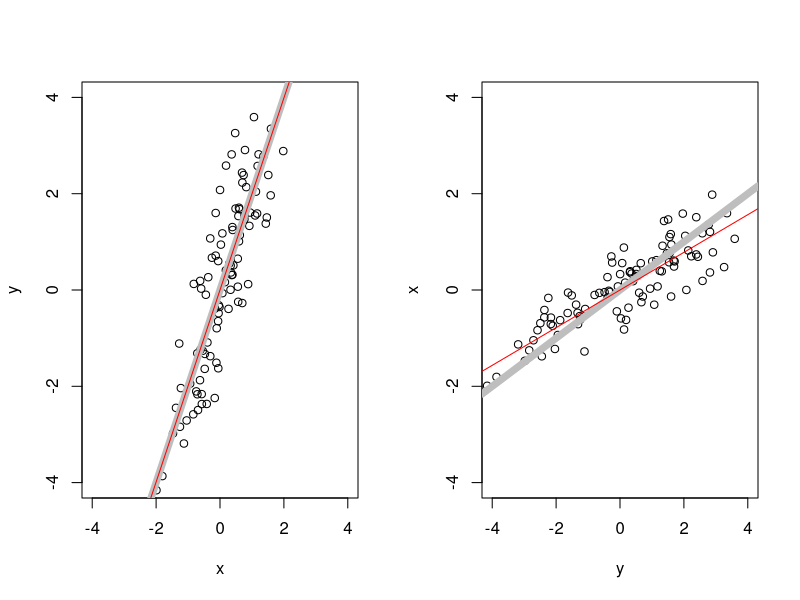
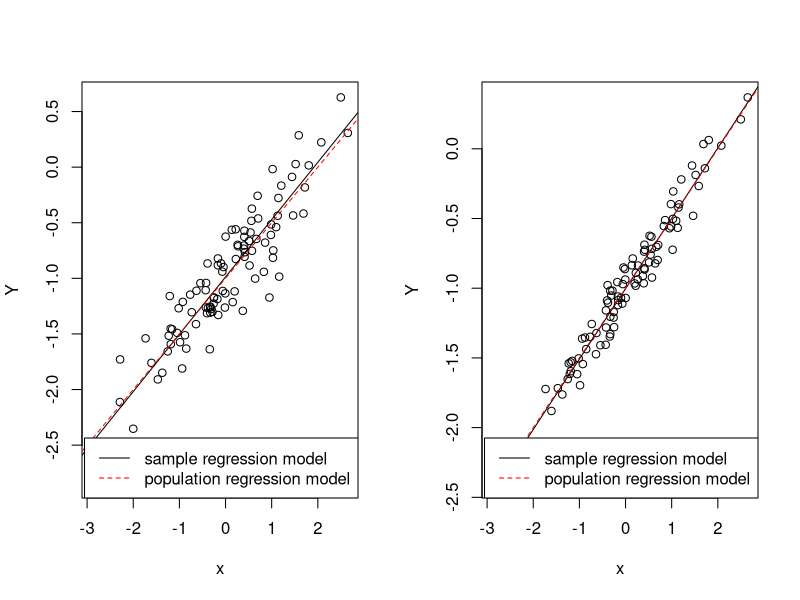
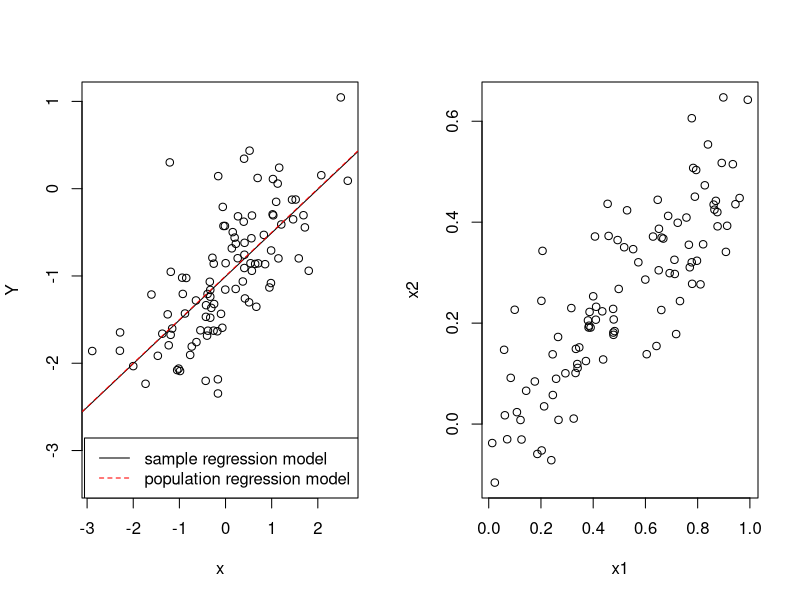
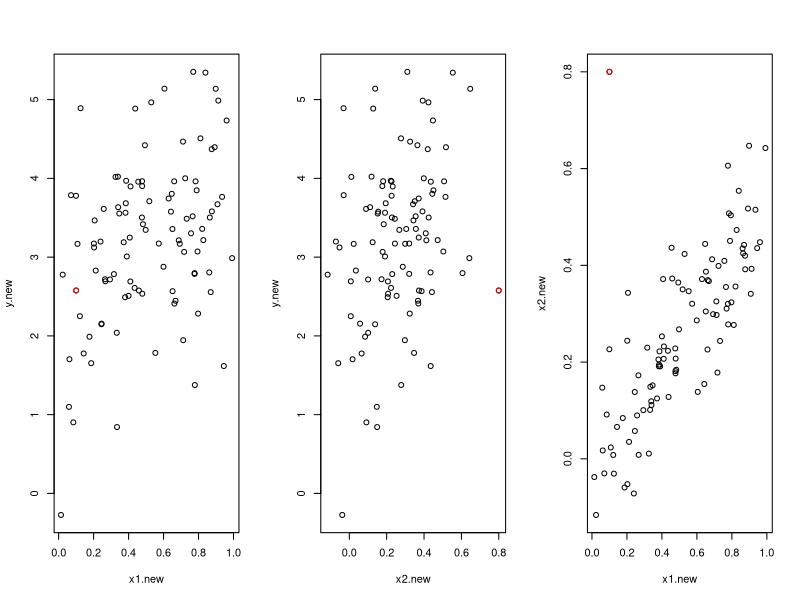

These charts were generated, in order, by the following R code:
#Problem 3.11
set.seed(1)
x <- rnorm(100)
y <- 2*x + rnorm(100)

par(mfrow=c(1,2))

plot(x, y, xlim=c(-4,4), ylim=c(-4,4))
abline(0, 2, lwd=7, col="grey")
abline(lm(y~x+0), col="red")

plot(y, x, xlim=c(-4,4), ylim=c(-4,4))
abline(0, .5, lwd=7, col="grey")
abline(lm(x~y+0), col="red")


set.seed(1)
x = rnorm(100)
y = 2*x
lm.fit = lm(y~x+0)
lm.fit2 = lm(x~y+0)
summary(lm.fit)
summary(lm.fit2)

set.seed(1)
x <- rnorm(100)
y <- -sample(x, 100)
sum(x^2)
sum(y^2)
lm.fit <- lm(y~x+0)
lm.fit2 <- lm(x~y+0)
summary(lm.fit)
summary(lm.fit2)
# Problem 3.11 walks you through idea that the t-statistic is the same y~x 
# versus x~y.  Cool.  BUT the regression slope coefficient for y=2x+epsilon is
# close to 2, while the slope coefficient for the inverse, x=0.5y - 0.5 epsilon
# is NOT 0.5.  It's closer to 0.4.  AND when I make epsilon smaller 
# ( e.g. y <- 2x + 0.25*random(100) ), the slope coefficient gets closer to 0.5.
# AND finally, I notice that for y~x the epsilon's are vertical, while for x~y
# the epsilon's are horizontal.  And I notice that the epsilon term for the
# inverse function is causing the estimated slope to always be 
# less than 0.5 (never greater).


#Problem 3.13
#(a)
x <- rnorm(100)
#(b)
eps <- rnorm(100, 0, 0.25)
#(c)
Y <- -1 + 0.5 * x + eps
# Y is also 100 long, and beta_0 = -1 and beta_1 = 0.5
#(d)
plot(x, Y)
# From the scatterplot - strongly and linearly corelated with a positive 
# slope of about 1/2.
#(e)
fit.e <- lm(Y ~ x)
summary(fit.e)
# Both coefficients are significant and the F-statistic of the model is 
# really high.  And both beta_hats are quite close to the underlying betas.
#(f)
abline(fit.e)
abline(-1, 0.5, col="red", lty=2)
legend("bottomright", c("sample regression model", "population regression model"),
      lty=1:2, col=c("black","red"))
#(g)
fit.g <- lm(Y~poly(x, 2))
summary(fit.g)
# The coefficient of the squared term in not significant, and the R^2 for the 
# poly model is no different (0.8067 vs. 0.8064) for the linear vs. quadratic model.
#(h)
eps <- rnorm(100, 0, 0.1)
Y <- -1 + 0.5 * x + eps
fit.h <- lm(Y ~ x)
plot(x, Y)
summary(fit.h)
abline(fit.h)
abline(-1, 0.5, col="red", lty=2)
legend("bottomright", c("sample regression model", "population regression model"),
       lty=1:2, col=c("black","red"))
#(i)
eps <- rnorm(100, 0, 0.5)
Y <- -1 + 0.5 * x + eps
fit.i <- lm(Y ~ x)
plot(x, Y)
summary(fit.i)
abline(fit.i)
abline(-1, 0.5, col="red", lty=2)
legend("bottomright", c("sample regression model", "population regression model"),
       lty=1:2, col=c("black","red"))
#(j)
#original
confint(fit.e)
#less noisy
confint(fit.h)
#more noisy
confint(fit.i)
# The confidence intervals get wider as we move from the less-noisy data, to the
# original data, to the more-noisy data.

#Problem 3.14
#(a)
set.seed(1)
x1 <- runif(100)
x2 <- 0.5*x1 + rnorm(100)/10
y <- 2 + 2*x1 + 0.3*x2 + rnorm(100)
# beta_0 = 2, beta_1 = 2, beta_2 = 0.3

#(b)
cor(x1, x2)
plot(x1, x2)
# The correlation (0.83) is positive and strong.

#(c)
fit.c <- lm(y~x1 + x2)
summary(fit.c)
confint(fit.c)
# The model has a low R-squared (0.2088), but a significant F-statistic.
# beta_hat_0 = 2.13, beta_hat_1 = 1.44, beta_hat_2 = 1.01
# beta_hat_1's confidence interval does NOT contain zero so we can reject H_null
# but beta_hat_2's C.I. does contain zero so we can not reject H_null.

#(d)
fit.d <- lm(y~x1)
summary(fit.d)
# Using just the x1 predictor, we also get a significant beta_hat_1 with a p-value
# of 0.000003.  The F-statistic is also twice the size of the F-statistic for the  
# two predictor model.

#(e)
fit.e <- lm(y~x2)
summary(fit.e)
# Yes, using x2 we also get a significant beta_hat (p-value = 0.00001).

#(f)
# On their own, the two predictors show significant effects.  BUT when we put them
# together in a model the second predictor is no longer significant.  That's because
# the two predictors are correlated and the effect of the second predictor is being
# "sucked up" by the first predictor when they are both put in the model.

#(g)
x1.new <- c(x1, 0.1)
x2.new <- c(x2, 0.8)
y.new <- 2 + 2*x1.new + 0.3*x2.new + rnorm(100)
par(mfrow=c(1,3))
plot(x1.new, y.new)
points(x1.new[101],y.new[101], col="red")
plot(x2.new, y.new)
points(x2.new[101],y.new[101], col="red")
plot(x1.new, x2.new)
points(x1.new[101],x2.new[101], col="red")

fit.both <- lm(y.new ~ x1.new + x2.new)
summary(fit.both)
summary(fit.c)
fit.x1 <- lm(y.new ~ x1.new)
summary(fit.x1)
summary(fit.d)
fit.x2 <- lm(y.new ~ x2.new)
summary(fit.x2)
summary(fit.e)

# When you look at the plots, you can see that the new point is an outlier in the x2
# x2 data, but not in the x1 data.  The addition of the new point changes the models
# that use x2 (the both model and the just x2 model).  In both of these cases it is 
# an influential point (as well as being an outlier)